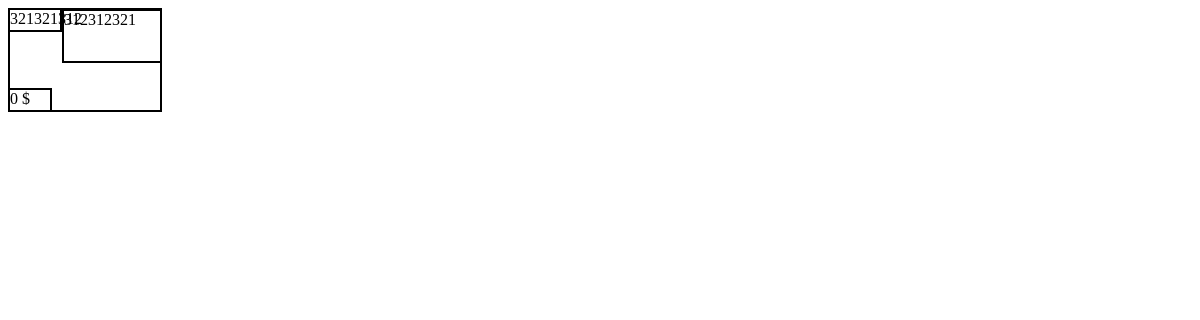
Page /tradent/items.php on the earlier database version.
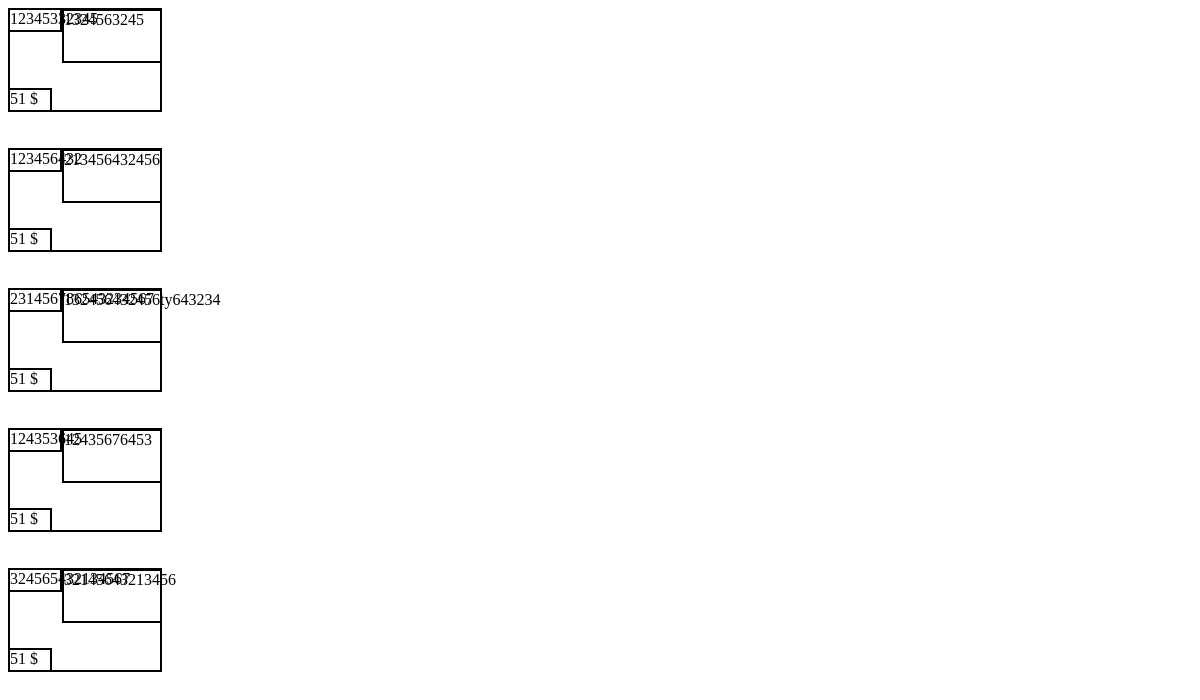
Same page on the later database version.
### tables this page shows
CREATE TABLE `items` (
  `id` int(11) NOT NULL,
  `name` varchar(100) NOT NULL,
  `description` varchar(100) NOT NULL,
  `photo` varchar(225) NOT NULL,
  `user` varchar(100) NOT NULL,
  `furniture` tinyint(4) DEFAULT NULL,
  `sports` tinyint(4) DEFAULT NULL,
  `kitchen` tinyint(4) DEFAULT NULL,
  `clothes` tinyint(4) DEFAULT NULL,
  `electronics` tinyint(4) DEFAULT NULL,
  `home` tinyint(4) DEFAULT NULL,
  `books` tinyint(4) DEFAULT NULL,
  `tools` tinyint(4) DEFAULT NULL,
  `other` tinyint(4) DEFAULT NULL,
  `price` double DEFAULT NULL,
  `pricer` varchar(45) NOT NULL,
  `location` varchar(45) DEFAULT NULL
);

### tradent/items.php (the view, shortened to what this page needs)
<?php
	$mysqli = mysqli_connect('localhost','root','','tradent');
?>
<!doctype html>
<html>
<head>
<link rel="stylesheet" href="style.css" type="text/css">
</head>
<body>
<div class="body-content">
  <div class="module">
    <?php
	  $global = mysqli_query($mysqli,"SELECT * FROM items ");
	  foreach($global as $row)
	  {
		  echo "<div style='border: 2px; border-style: solid; width: 150px; height: 100px;'></br>";
		  echo "<div style='border: 2px; border-style: solid; width: 50px; height: 20px; margin-top: -20px; margin-left: -2px;'>".$row['name']."</div>";
		  echo "<div style='border: 2px; border-style: solid; width: 96px; height: 50px; margin-top: -23px; margin-left: 52px;'>".$row['description']."</div>";
		  echo "<div style='border: 2px; border-style: solid; width: 40px; height: 20px; margin-top: 25px; margin-left: -2px;'>".$row['price']." $</div>";
		  echo "</div></br></br>";
	  }
	?>
  </div>
</div>
</body>
</html>

Differences in the rows shown:
removed items: name "321321312", description "312312321", price "0"
added items: name "12345332345", description "1324563245", price "51"
added items: name "123456432", description "213456432456", price "51"
added items: name "231456786543234567", description "132456432456ty643234", price "51"
added items: name "124353645", description "12435676453", price "51"
added items: name "324565432134567", description "32145643213456", price "51"
